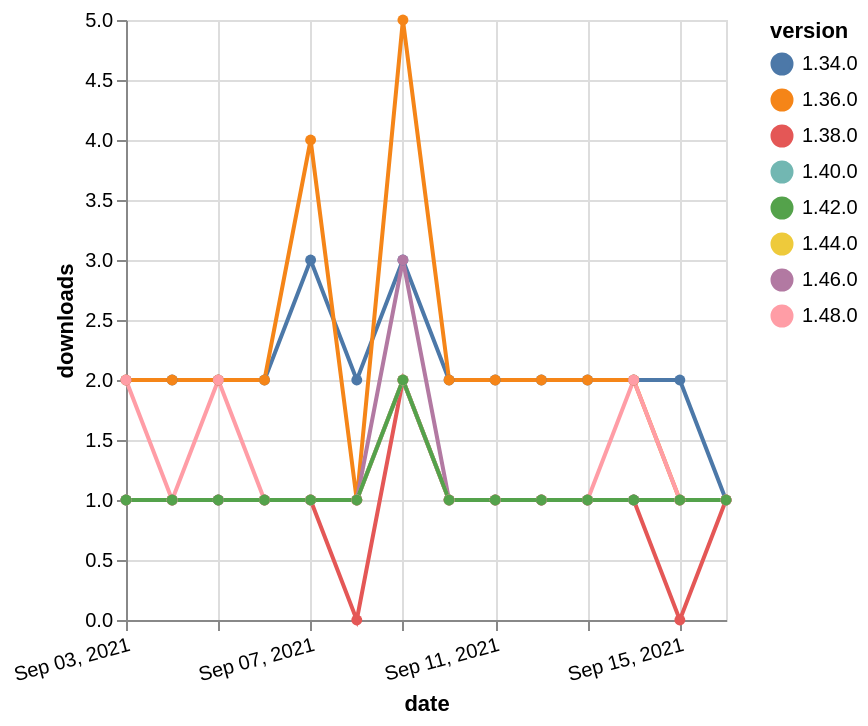

This figure's Vega-Lite source:
### Vega-Lite specification from a JSON file in a GitHub repository (floating-point values rounded to 4 significant figures)
{"$schema": "https://vega.github.io/schema/vega-lite/v5.json", "description": "A simple bar chart with embedded data.", "data": {"values": [{"date": "2021-09-03", "total": 2367, "delta": 2, "version": "1.34.0"}, {"date": "2021-09-04", "total": 2369, "delta": 2, "version": "1.34.0"}, {"date": "2021-09-05", "total": 2371, "delta": 2, "version": "1.34.0"}, {"date": "2021-09-06", "total": 2373, "delta": 2, "version": "1.34.0"}, {"date": "2021-09-07", "total": 2376, "delta": 3, "version": "1.34.0"}, {"date": "2021-09-08", "total": 2378, "delta": 2, "version": "1.34.0"}, {"date": "2021-09-09", "total": 2381, "delta": 3, "version": "1.34.0"}, {"date": "2021-09-10", "total": 2383, "delta": 2, "version": "1.34.0"}, {"date": "2021-09-11", "total": 2385, "delta": 2, "version": "1.34.0"}, {"date": "2021-09-12", "total": 2387, "delta": 2, "version": "1.34.0"}, {"date": "2021-09-13", "total": 2389, "delta": 2, "version": "1.34.0"}, {"date": "2021-09-14", "total": 2391, "delta": 2, "version": "1.34.0"}, {"date": "2021-09-15", "total": 2393, "delta": 2, "version": "1.34.0"}, {"date": "2021-09-16", "total": 2394, "delta": 1, "version": "1.34.0"}, {"date": "2021-09-03", "total": 155, "delta": 1, "version": "1.44.0"}, {"date": "2021-09-04", "total": 156, "delta": 1, "version": "1.44.0"}, {"date": "2021-09-05", "total": 157, "delta": 1, "version": "1.44.0"}, {"date": "2021-09-06", "total": 158, "delta": 1, "version": "1.44.0"}, {"date": "2021-09-07", "total": 159, "delta": 1, "version": "1.44.0"}, {"date": "2021-09-08", "total": 160, "delta": 1, "version": "1.44.0"}, {"date": "2021-09-09", "total": 162, "delta": 2, "version": "1.44.0"}, {"date": "2021-09-10", "total": 163, "delta": 1, "version": "1.44.0"}, {"date": "2021-09-11", "total": 164, "delta": 1, "version": "1.44.0"}, {"date": "2021-09-12", "total": 165, "delta": 1, "version": "1.44.0"}, {"date": "2021-09-13", "total": 166, "delta": 1, "version": "1.44.0"}, {"date": "2021-09-14", "total": 167, "delta": 1, "version": "1.44.0"}, {"date": "2021-09-15", "total": 168, "delta": 1, "version": "1.44.0"}, {"date": "2021-09-16", "total": 169, "delta": 1, "version": "1.44.0"}, {"date": "2021-09-03", "total": 244, "delta": 1, "version": "1.38.0"}, {"date": "2021-09-04", "total": 245, "delta": 1, "version": "1.38.0"}, {"date": "2021-09-05", "total": 246, "delta": 1, "version": "1.38.0"}, {"date": "2021-09-06", "total": 247, "delta": 1, "version": "1.38.0"}, {"date": "2021-09-07", "total": 248, "delta": 1, "version": "1.38.0"}, {"date": "2021-09-08", "total": 248, "delta": 0, "version": "1.38.0"}, {"date": "2021-09-09", "total": 250, "delta": 2, "version": "1.38.0"}, {"date": "2021-09-10", "total": 251, "delta": 1, "version": "1.38.0"}, {"date": "2021-09-11", "total": 252, "delta": 1, "version": "1.38.0"}, {"date": "2021-09-12", "total": 253, "delta": 1, "version": "1.38.0"}, {"date": "2021-09-13", "total": 254, "delta": 1, "version": "1.38.0"}, {"date": "2021-09-14", "total": 255, "delta": 1, "version": "1.38.0"}, {"date": "2021-09-15", "total": 255, "delta": 0, "version": "1.38.0"}, {"date": "2021-09-16", "total": 256, "delta": 1, "version": "1.38.0"}, {"date": "2021-09-03", "total": 2505, "delta": 2, "version": "1.36.0"}, {"date": "2021-09-04", "total": 2507, "delta": 2, "version": "1.36.0"}, {"date": "2021-09-05", "total": 2509, "delta": 2, "version": "1.36.0"}, {"date": "2021-09-06", "total": 2511, "delta": 2, "version": "1.36.0"}, {"date": "2021-09-07", "total": 2515, "delta": 4, "version": "1.36.0"}, {"date": "2021-09-08", "total": 2516, "delta": 1, "version": "1.36.0"}, {"date": "2021-09-09", "total": 2521, "delta": 5, "version": "1.36.0"}, {"date": "2021-09-10", "total": 2523, "delta": 2, "version": "1.36.0"}, {"date": "2021-09-11", "total": 2525, "delta": 2, "version": "1.36.0"}, {"date": "2021-09-12", "total": 2527, "delta": 2, "version": "1.36.0"}, {"date": "2021-09-13", "total": 2529, "delta": 2, "version": "1.36.0"}, {"date": "2021-09-14", "total": 2531, "delta": 2, "version": "1.36.0"}, {"date": "2021-09-15", "total": 2532, "delta": 1, "version": "1.36.0"}, {"date": "2021-09-16", "total": 2533, "delta": 1, "version": "1.36.0"}, {"date": "2021-09-03", "total": 189, "delta": 1, "version": "1.40.0"}, {"date": "2021-09-04", "total": 190, "delta": 1, "version": "1.40.0"}, {"date": "2021-09-05", "total": 191, "delta": 1, "version": "1.40.0"}, {"date": "2021-09-06", "total": 192, "delta": 1, "version": "1.40.0"}, {"date": "2021-09-07", "total": 193, "delta": 1, "version": "1.40.0"}, {"date": "2021-09-08", "total": 194, "delta": 1, "version": "1.40.0"}, {"date": "2021-09-09", "total": 196, "delta": 2, "version": "1.40.0"}, {"date": "2021-09-10", "total": 197, "delta": 1, "version": "1.40.0"}, {"date": "2021-09-11", "total": 198, "delta": 1, "version": "1.40.0"}, {"date": "2021-09-12", "total": 199, "delta": 1, "version": "1.40.0"}, {"date": "2021-09-13", "total": 200, "delta": 1, "version": "1.40.0"}, {"date": "2021-09-14", "total": 201, "delta": 1, "version": "1.40.0"}, {"date": "2021-09-15", "total": 202, "delta": 1, "version": "1.40.0"}, {"date": "2021-09-16", "total": 203, "delta": 1, "version": "1.40.0"}, {"date": "2021-09-03", "total": 188, "delta": 1, "version": "1.46.0"}, {"date": "2021-09-04", "total": 189, "delta": 1, "version": "1.46.0"}, {"date": "2021-09-05", "total": 190, "delta": 1, "version": "1.46.0"}, {"date": "2021-09-06", "total": 191, "delta": 1, "version": "1.46.0"}, {"date": "2021-09-07", "total": 192, "delta": 1, "version": "1.46.0"}, {"date": "2021-09-08", "total": 193, "delta": 1, "version": "1.46.0"}, {"date": "2021-09-09", "total": 196, "delta": 3, "version": "1.46.0"}, {"date": "2021-09-10", "total": 197, "delta": 1, "version": "1.46.0"}, {"date": "2021-09-11", "total": 198, "delta": 1, "version": "1.46.0"}, {"date": "2021-09-12", "total": 199, "delta": 1, "version": "1.46.0"}, {"date": "2021-09-13", "total": 200, "delta": 1, "version": "1.46.0"}, {"date": "2021-09-14", "total": 201, "delta": 1, "version": "1.46.0"}, {"date": "2021-09-15", "total": 202, "delta": 1, "version": "1.46.0"}, {"date": "2021-09-16", "total": 203, "delta": 1, "version": "1.46.0"}, {"date": "2021-09-03", "total": 123, "delta": 2, "version": "1.48.0"}, {"date": "2021-09-04", "total": 124, "delta": 1, "version": "1.48.0"}, {"date": "2021-09-05", "total": 126, "delta": 2, "version": "1.48.0"}, {"date": "2021-09-06", "total": 127, "delta": 1, "version": "1.48.0"}, {"date": "2021-09-07", "total": 128, "delta": 1, "version": "1.48.0"}, {"date": "2021-09-08", "total": 129, "delta": 1, "version": "1.48.0"}, {"date": "2021-09-09", "total": 131, "delta": 2, "version": "1.48.0"}, {"date": "2021-09-10", "total": 132, "delta": 1, "version": "1.48.0"}, {"date": "2021-09-11", "total": 133, "delta": 1, "version": "1.48.0"}, {"date": "2021-09-12", "total": 134, "delta": 1, "version": "1.48.0"}, {"date": "2021-09-13", "total": 135, "delta": 1, "version": "1.48.0"}, {"date": "2021-09-14", "total": 137, "delta": 2, "version": "1.48.0"}, {"date": "2021-09-15", "total": 138, "delta": 1, "version": "1.48.0"}, {"date": "2021-09-16", "total": 139, "delta": 1, "version": "1.48.0"}, {"date": "2021-09-03", "total": 180, "delta": 1, "version": "1.42.0"}, {"date": "2021-09-04", "total": 181, "delta": 1, "version": "1.42.0"}, {"date": "2021-09-05", "total": 182, "delta": 1, "version": "1.42.0"}, {"date": "2021-09-06", "total": 183, "delta": 1, "version": "1.42.0"}, {"date": "2021-09-07", "total": 184, "delta": 1, "version": "1.42.0"}, {"date": "2021-09-08", "total": 185, "delta": 1, "version": "1.42.0"}, {"date": "2021-09-09", "total": 187, "delta": 2, "version": "1.42.0"}, {"date": "2021-09-10", "total": 188, "delta": 1, "version": "1.42.0"}, {"date": "2021-09-11", "total": 189, "delta": 1, "version": "1.42.0"}, {"date": "2021-09-12", "total": 190, "delta": 1, "version": "1.42.0"}, {"date": "2021-09-13", "total": 191, "delta": 1, "version": "1.42.0"}, {"date": "2021-09-14", "total": 192, "delta": 1, "version": "1.42.0"}, {"date": "2021-09-15", "total": 193, "delta": 1, "version": "1.42.0"}, {"date": "2021-09-16", "total": 194, "delta": 1, "version": "1.42.0"}]}, "width": "container", "mark": {"type": "line", "point": {"filled": true}}, "encoding": {"x": {"field": "date", "type": "temporal", "timeUnit": "yearmonthdate", "title": "date", "axis": {"labelAngle": -15}}, "y": {"field": "delta", "type": "quantitative", "title": "downloads"}, "color": {"field": "version", "type": "nominal"}, "tooltip": {"field": "delta"}}}
